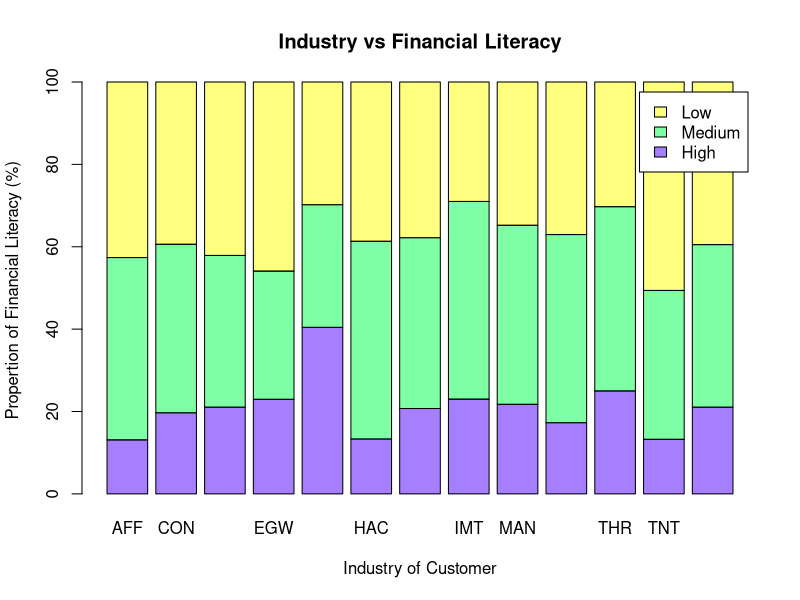

The R script that drew this image:
data <- read.csv("data.csv")

x <- table(data$C_FinancialLiteracy,data$C_Industry)
percentages <- prop.table(x,margin=2)*100


barplot(percentages[c(1,3,2),], col = topo.colors(3, alpha = 0.5), xlab = "Industry of Customer",
        ylab= "Propertion of Financial Literacy (%)", main = "Industry vs Financial Literacy", legend = c("High","Medium","Low"))

